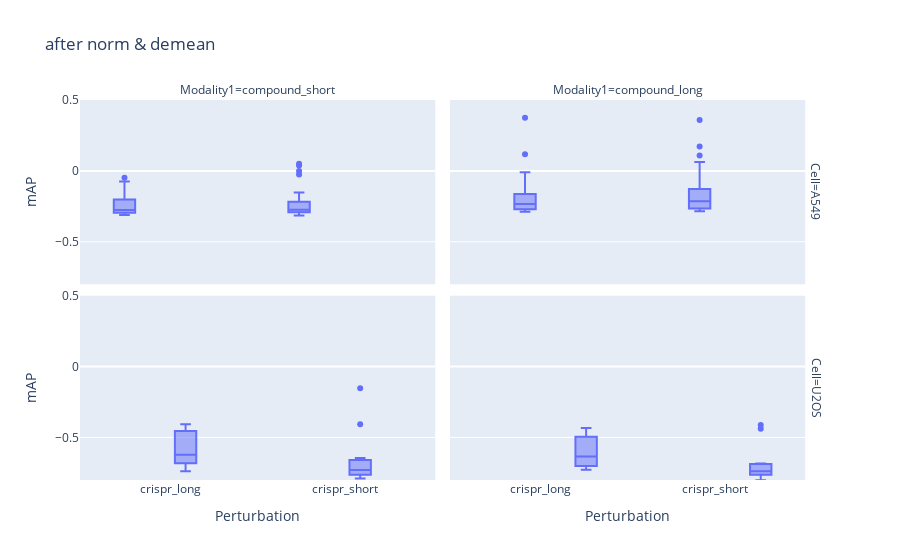

Write notebook code for a chart like this one.
### Code cell
y_range=[      -0.8,0.5            ]


fig = px.box(
    data_frame=gene_compound_matching_map_df,
    x="Modality2",
    y="mAP",
    facet_col="Modality1",
    facet_row="Cell",
    title='after norm & demean'
)
fig.update_layout(
    yaxis_range=y_range,
    xaxis1=dict(title="Perturbation"),
    xaxis2=dict(title="Perturbation"),
    yaxis1=dict(title="mAP"),
    yaxis3=dict(title="mAP"),
)


#fig.write_image('44b.png')
fig.show()

### Figure 1 — Plotly figure (JSON) as saved in the notebook; plotly's stock layout.template omitted (floating-point values rounded to 4 significant figures)
{"data": [{"alignmentgroup": "True", "hovertemplate": "Cell=A549<br>Modality1=compound_short<br>Modality2=%{x}<br>mAP=%{y}<extra></extra>", "legendgroup": "", "marker": {"color": "#636efa"}, "name": "", "notched": false, "offsetgroup": "", "orientation": "v", "showlegend": false, "type": "box", "x": ["crispr_long", "crispr_long", "crispr_long", "crispr_long", "crispr_long", "crispr_long", "crispr_long", "crispr_long", "crispr_long", "crispr_long", "crispr_long", "crispr_long", "crispr_long", "crispr_long", "crispr_long", "crispr_long", "crispr_long", "crispr_long", "crispr_long", "crispr_long", "crispr_long", "crispr_long", "crispr_long", "crispr_long", "crispr_long", "crispr_short", "crispr_short", "crispr_short", "crispr_short", "crispr_short", "crispr_short", "crispr_short", "crispr_short", "crispr_short", "crispr_short", "crispr_short", "crispr_short", "crispr_short", "crispr_short", "crispr_short", "crispr_short", "crispr_short", "crispr_short", "crispr_short", "crispr_short", "crispr_short", "crispr_short", "crispr_short", "crispr_short", "crispr_short", "crispr_short", "crispr_short", "crispr_short", "crispr_short"], "x0": " ", "xaxis": "x3", "y": [-0.2786, -0.3114, -0.2866, -0.2898, -0.2982, -0.2024, -0.1003, -0.1094, -0.1908, -0.07576, -0.2955, -0.04762, -0.2889, -0.308, -0.2752, -0.2731, -0.2753, -0.2502, -0.1971, -0.3017, -0.2957, -0.2958, -0.3075, -0.2484, -0.2366, -0.293, -0.3037, -0.238, -0.234, -0.2882, -0.2835, -0.1522, -0.02462, -2.765e-05, -0.2995, -0.2906, 0.04945, -0.3151, -0.2771, -0.2174, -0.2741, -0.2689, -0.2801, 0.03803, -0.2736, -0.2827, -0.1816, -0.2186, -0.2362, -0.2935, -0.3136, -0.2236, -0.2938, -0.2866], "y0": " ", "yaxis": "y3"}, {"alignmentgroup": "True", "hovertemplate": "Cell=A549<br>Modality1=compound_long<br>Modality2=%{x}<br>mAP=%{y}<extra></extra>", "legendgroup": "", "marker": {"color": "#636efa"}, "name": "", "notched": false, "offsetgroup": "", "orientation": "v", "showlegend": false, "type": "box", "x": ["crispr_long", "crispr_long", "crispr_long", "crispr_long", "crispr_long", "crispr_long", "crispr_long", "crispr_long", "crispr_long", "crispr_long", "crispr_long", "crispr_long", "crispr_long", "crispr_long", "crispr_long", "crispr_long", "crispr_long", "crispr_long", "crispr_long", "crispr_long", "crispr_long", "crispr_long", "crispr_long", "crispr_long", "crispr_long", "crispr_long", "crispr_long", "crispr_long", "crispr_long", "crispr_long", "crispr_long", "crispr_long", "crispr_long", "crispr_long", "crispr_long", "crispr_long", "crispr_long", "crispr_long", "crispr_long", "crispr_short", "crispr_short", "crispr_short", "crispr_short", "crispr_short", "crispr_short", "crispr_short", "crispr_short", "crispr_short", "crispr_short", "crispr_short", "crispr_short", "crispr_short", "crispr_short", "crispr_short", "crispr_short", "crispr_short", "crispr_short", "crispr_short", "crispr_short", "crispr_short", "crispr_short", "crispr_short", "crispr_short", "crispr_short", "crispr_short", "crispr_short", "crispr_short", "crispr_short", "crispr_short", "crispr_short", "crispr_short", "crispr_short", "crispr_short", "crispr_short", "crispr_short", "crispr_short", "crispr_short", "crispr_short", "crispr_short", "crispr_short"], "x0": " ", "xaxis": "x4", "y": [-0.2879, -0.288, -0.2779, -0.2622, -0.2866, -0.1627, -0.2576, -0.06238, -0.125, -0.276, -0.1333, -0.01042, -0.2171, -0.2745, -0.2337, -0.2699, -0.223, 0.375, -0.1665, -0.2306, -0.1649, -0.2072, -0.2119, -0.2697, -0.2755, -0.2344, -0.06542, -0.2205, -0.2665, -0.2688, -0.2823, -0.2508, -0.2713, -0.2865, -0.2643, -0.2398, -0.1261, 0.1168, -0.1202, -0.2319, -0.2737, -0.2458, -0.2056, -0.0159, -0.2396, -0.2539, -0.1087, -0.195, -0.01609, -0.1799, -0.2795, -0.2727, 0.06227, -0.2798, -0.2391, -0.272, -0.1288, -0.2628, -0.05028, 0.3583, -0.2513, -0.214, -0.1488, -0.1955, -0.1877, 0.1083, -0.2482, -0.2848, -0.1274, -0.2081, 0.1714, -0.2788, -0.2145, -0.2217, -0.274, -0.2773, -0.2758, -0.2638, -0.08949, -0.2067], "y0": " ", "yaxis": "y4"}, {"alignmentgroup": "True", "hovertemplate": "Cell=U2OS<br>Modality1=compound_short<br>Modality2=%{x}<br>mAP=%{y}<extra></extra>", "legendgroup": "", "marker": {"color": "#636efa"}, "name": "", "notched": false, "offsetgroup": "", "orientation": "v", "showlegend": false, "type": "box", "x": ["crispr_long", "crispr_long", "crispr_long", "crispr_long", "crispr_long", "crispr_long", "crispr_long", "crispr_long", "crispr_short", "crispr_short", "crispr_short", "crispr_short", "crispr_short", "crispr_short", "crispr_short", "crispr_short", "crispr_short", "crispr_short", "crispr_short"], "x0": " ", "xaxis": "x", "y": [-0.5714, -0.7381, -0.686, -0.6782, -0.4074, -0.4623, -0.4468, -0.6737, -0.7017, -0.7294, -0.7599, -0.7889, -0.1534, -0.6444, -0.4072, -0.7168, -0.7631, -0.7469, -0.7821], "y0": " ", "yaxis": "y"}, {"alignmentgroup": "True", "hovertemplate": "Cell=U2OS<br>Modality1=compound_long<br>Modality2=%{x}<br>mAP=%{y}<extra></extra>", "legendgroup": "", "marker": {"color": "#636efa"}, "name": "", "notched": false, "offsetgroup": "", "orientation": "v", "showlegend": false, "type": "box", "x": ["crispr_long", "crispr_long", "crispr_long", "crispr_long", "crispr_long", "crispr_long", "crispr_long", "crispr_long", "crispr_short", "crispr_short", "crispr_short", "crispr_short", "crispr_short", "crispr_short", "crispr_short", "crispr_short", "crispr_short", "crispr_short", "crispr_short"], "x0": " ", "xaxis": "x2", "y": [-0.4325, -0.7284, -0.7065, -0.6572, -0.6964, -0.55, -0.4389, -0.6111, -0.6843, -0.7485, -0.7386, -0.8023, -0.4385, -0.6982, -0.4126, -0.7354, -0.7676, -0.7489, -0.7832], "y0": " ", "yaxis": "y2"}], "layout": {"annotations": [{"font": {}, "showarrow": false, "text": "Modality1=compound_short", "x": 0.24, "xanchor": "center", "xref": "paper", "y": 1, "yanchor": "bottom", "yref": "paper"}, {"font": {}, "showarrow": false, "text": "Modality1=compound_long", "x": 0.74, "xanchor": "center", "xref": "paper", "y": 1, "yanchor": "bottom", "yref": "paper"}, {"font": {}, "showarrow": false, "text": "Cell=U2OS", "textangle": 90, "x": 0.98, "xanchor": "left", "xref": "paper", "y": 0.2425, "yanchor": "middle", "yref": "paper"}, {"font": {}, "showarrow": false, "text": "Cell=A549", "textangle": 90, "x": 0.98, "xanchor": "left", "xref": "paper", "y": 0.7575, "yanchor": "middle", "yref": "paper"}], "boxmode": "group", "legend": {"tracegroupgap": 0}, "title": {"text": "after norm & demean"}, "xaxis": {"anchor": "y", "domain": [0, 0.48], "title": {"text": "Perturbation"}}, "xaxis2": {"anchor": "y2", "domain": [0.5, 0.98], "matches": "x", "title": {"text": "Perturbation"}}, "xaxis3": {"anchor": "y3", "domain": [0, 0.48], "matches": "x", "showticklabels": false}, "xaxis4": {"anchor": "y4", "domain": [0.5, 0.98], "matches": "x", "showticklabels": false}, "yaxis": {"anchor": "x", "domain": [0, 0.485], "range": [-0.8, 0.5], "title": {"text": "mAP"}}, "yaxis2": {"anchor": "x2", "domain": [0, 0.485], "matches": "y", "showticklabels": false}, "yaxis3": {"anchor": "x3", "domain": [0.515, 1], "matches": "y", "title": {"text": "mAP"}}, "yaxis4": {"anchor": "x4", "domain": [0.515, 1], "matches": "y", "showticklabels": false}}}
